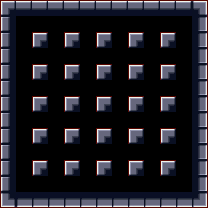

The image is a tile-based game level rendered from a .tmx file. Its description and source (layers, tilesets, objects; grid data summarised) follow:
An orthogonal 13x13 tile map with 16x16 px tiles, 2 tile layers (collisions, tiles), 2 tilesets.

<map version="1.0" orientation="orthogonal" width="13" height="13" tilewidth="16" tileheight="16">
 <tileset firstgid="1" name="tiles" tilewidth="16" tileheight="16">
  <image source="tiles.png" width="128" height="64" />
 </tileset>
 <tileset firstgid="33" name="collisions" tilewidth="16" tileheight="16">
  <image source="collisions.png" width="128" height="51" />
 </tileset>
 <layer name="collisions" width="13" height="13">
  <data>[169 cells, 73 non-empty, 1 distinct tile ids]</data>
 </layer>
 <layer name="tiles" width="13" height="13">
  <data>[169 cells, 73 non-empty, 8 distinct tile ids]</data>
 </layer>
</map>
